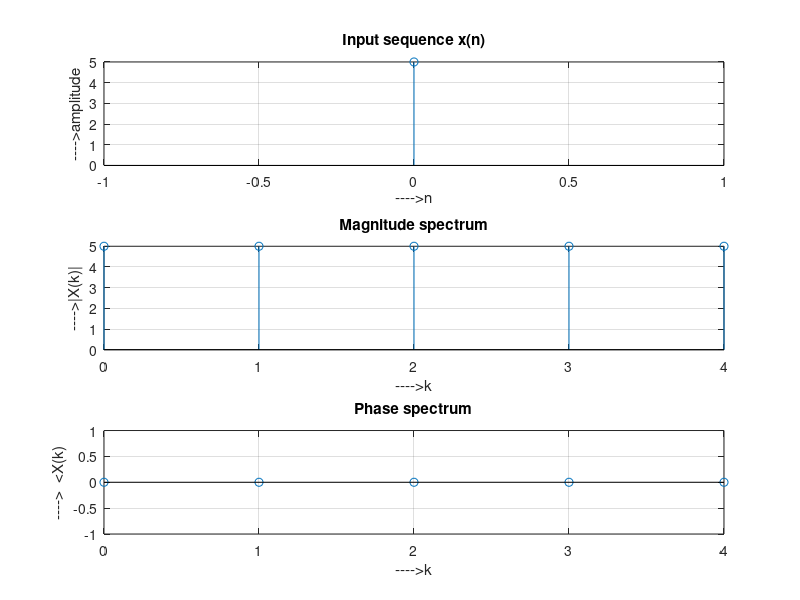

MATLAB code to generate this figure:
%Computation of N Point DFT a sequence
clc;
clear all;
close all;

x1=input('Enter the sequence x(n):    ');
N=input('Enter the length of DFT:     ');
x=[x1,zeros(1,N-length(x1))]
k=0:N-1
n=k
powers=n.'*k;
disp('DFT matrix for given is');
WNkn=(exp(-j*2*pi/N)).^powers
disp('The N point DFT of the given sequence is')
X=WNkn*x.'                      % x is sequence after zero padding
disp('The N point DFT of the given sequence using inbuilt function is')
X1=fft(x1,N)                    % for inbuilt use original sequence
disp('Magnitude spectrum:')
X_mag=abs(X)                    
disp('Phase spectrum:')
X_ang=angle(X)

figure
subplot(3,1,1);
stem(0:length(x1)-1,x1);
grid on;
xlabel('---->n');
ylabel('---->amplitude');
title('Input sequence x(n)')

subplot(3,1,2);
stem(0:length(X_mag)-1,X_mag); grid on;
xlabel('---->k');
ylabel('---->|X(k)|'); 
title('Magnitude spectrum')

subplot(3,1,3);
stem(0:length(X_ang)-1,X_ang); grid on;
xlabel('---->k');
ylabel('---->  <X(k)');
title('Phase spectrum')

